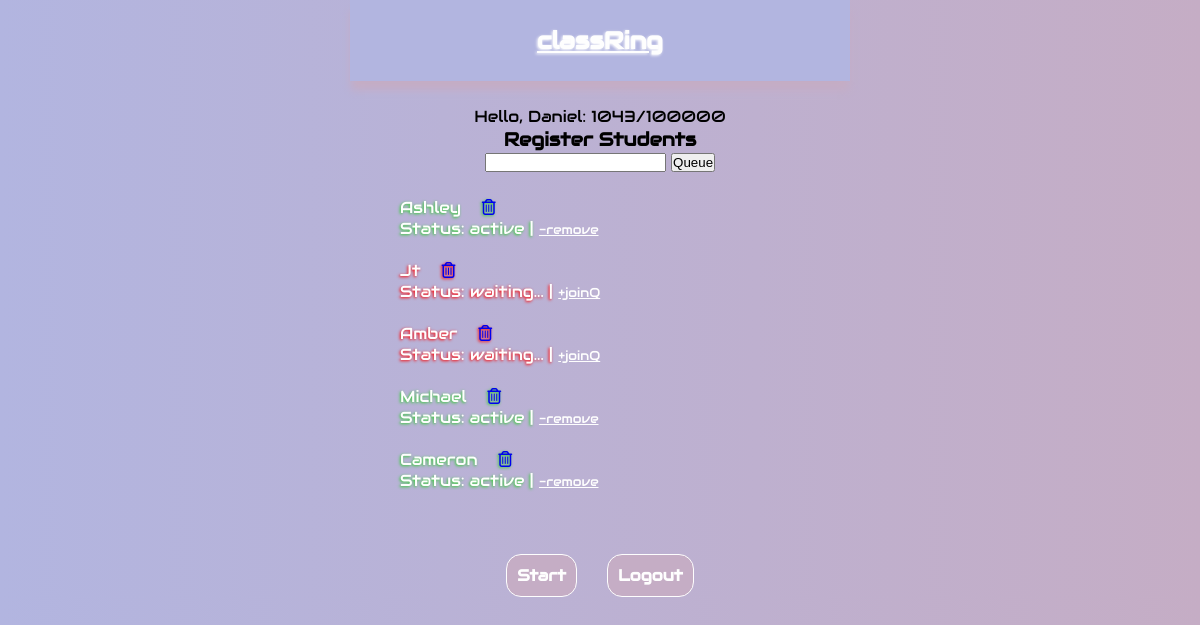
/dash (signed in), run on an earlier commit of the app's database.
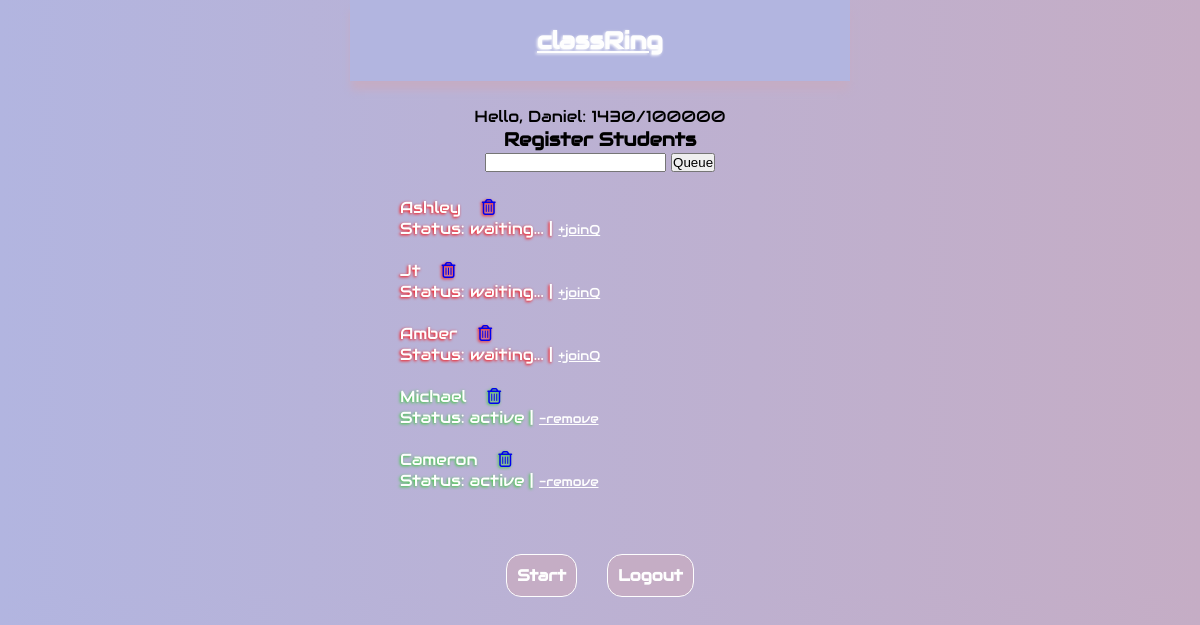
And on a later commit of the database.
### classRing/models.py (models this page shows, shortened)
class Admin(db.Model, UserMixin):
    id = db.Column(db.Integer, primary_key=True, autoincrement=True)
    name = db.Column(db.String(50), nullable=False)
    password = db.Column(db.String(50), nullable=False)
    current_value = db.Column(db.Integer, default=0)
    target_value = db.Column(db.Integer, default=int(100000))
    students = db.relationship('Student', backref='admin', lazy=True)

class Student(db.Model):
    id = db.Column(db.Integer, primary_key=True, autoincrement=True)
    name = db.Column(db.String(50), nullable=False)
    is_active = db.Column(db.Boolean, default=False)
    admin_id = db.Column(db.Integer, db.ForeignKey('admin.id'), nullable=False)
    ring = db.relationship('Ring', backref='student', uselist=False, lazy=True)

### classRing/main.py (the view, shortened to what this page needs)
@mainBP.route('/dash', methods=('GET', 'POST'))
@login_required
def dash():
    form = StudentForm()
    students = Student.query.filter_by(admin_id=current_user.id).all()
    return render_template('dash.html', form=form, students=students)

### classRing/forms.py
class StudentForm(FlaskForm):
    name = StringField('Name', validators=[DataRequired()])
    submit = SubmitField('Queue')

### classRing/main.py (called while the page is built)
@login_manager.user_loader
def load_user(user_id):
    return Admin.query.get(user_id)

### classRing/templates/dash.html (shortened to what this page needs)
{% extends "base.html" %}  {% block content %}
<div class="greeting-block">
  <p>
    Hello, {{ current_user.name }}: {{ current_user.current_value }}/{{
    current_user.target_value }}
  </p>
  <h3>Register Students</h3>
</div>
<form id="register-student-form" method="post">
  {{ form.csrf_token }} {{ form.name }} {{ form.submit }}
</form>
<ul id="student-queue">
  {% for student in students %} {% if student.is_active is sameas true %}
  <li class="go student active-student">
    {{ student.name }} &nbsp;&nbsp;
    <a href="{{ url_for('main.delete', sid=student.id) }}"
      ><i class="fa-regular fa-trash-can"></i
    ></a>
    <p class="status">
      Status: active |
      <a
        class="stop text-small"
        href="{{ url_for('main.deactivate', sid=student.id) }}"
        >-remove</a
      >
    </p>
    {% else %}
  <li class="stop student inactive-student">
    {{ student.name }} &nbsp;&nbsp;
    <a href="{{ url_for('main.delete', sid=student.id) }}"
      ><i class="fa-regular fa-trash-can"></i
    ></a>
    <p class="status">
      Status: waiting... |
      <a
        class="go text-small"
        href="{{ url_for('main.activate', sid=student.id) }}"
        >+joinQ</a
      >
    </p>
    {% endif %}
  </li>
  <br />
  {% endfor %}
</ul>
<br /><br />
<div class="btn-block">
  <a class="btn" href="{{ url_for('main.platform') }}">Start</a>
  <br /><br />
  <a href="{{ url_for('main.login') }}" class="btn">Logout</a>
</div>
{% endblock %}

### classRing/templates/base.html (shortened to what this page needs)
<!DOCTYPE html>
<html lang="en">
  <head>
    <link
      rel="stylesheet"
      href="{{ url_for('static', filename='style.css') }}"
    />
  </head>
  <body>
    <nav>
      <a class="text-glow text-centered" href="{{ url_for('main.dash') }}">
        <h1>classRing</h1>
      </a>
    </nav>
     {% block content %}{% endblock %}
  </body>
</html>

### classRing/static/style.css (style rules this page uses)
:root, :root.light { --bgDark: #b2b5e0; --bgLight: #c5adc5; --textDark: #c5adc5; --textLight: #c5adc5; --pure: #fefefe; --font: "Audiowide", sans-serif; }
* { box-sizing: border-box; margin: 0; padding: 0; }
body { margin: 0 auto; padding: 0; background-image: linear-gradient(90deg, var(--bgDark), var(--bgLight)); font-family: var(--font); min-width: 380px; max-width: 500px; }
nav { background-color: var(--bgDark); color: var(--textDark); display: flex; align-items: center; justify-content: center; padding: 5%; box-shadow: 0 10px 8px -1px var(--bgLight); margin-bottom: 25px; }
.go { color: var(--pure); text-shadow: -1px 1px 3px limegreen; }
.stop { color: var(--pure); text-shadow: -1px 1px 3px red; }
.text-glow { color: var(--pure); text-shadow: -1px 1px 3px var(--pure); }
.text-small { font-size: 0.8rem; text-shadow: none; color: var(--pure); }
.btn { color: var(--pure); font-weight: 800; border: 1px solid var(--pure); border-radius: 15px; background-color: var(--textDark); padding: 10px; text-decoration: none; }
.btn-block { display: flex; gap: 15px; justify-content: center; align-items: center; }
.greeting-block { text-align: center; }
form#register-student-form { text-align: center; margin-bottom: 25px; }
ul#student-queue { text-align: center; width: 80%; margin: 0 auto; list-style: none; }
ul#student-queue li { text-align: start; width: 100%; }

What changed in the data, as far as the page shows it:
changed Admin "Daniel": current_value "1043" → "1430"
changed Student "Ashley": is_active "Status: active | -remove" → "Status: waiting... | +joinQ"
